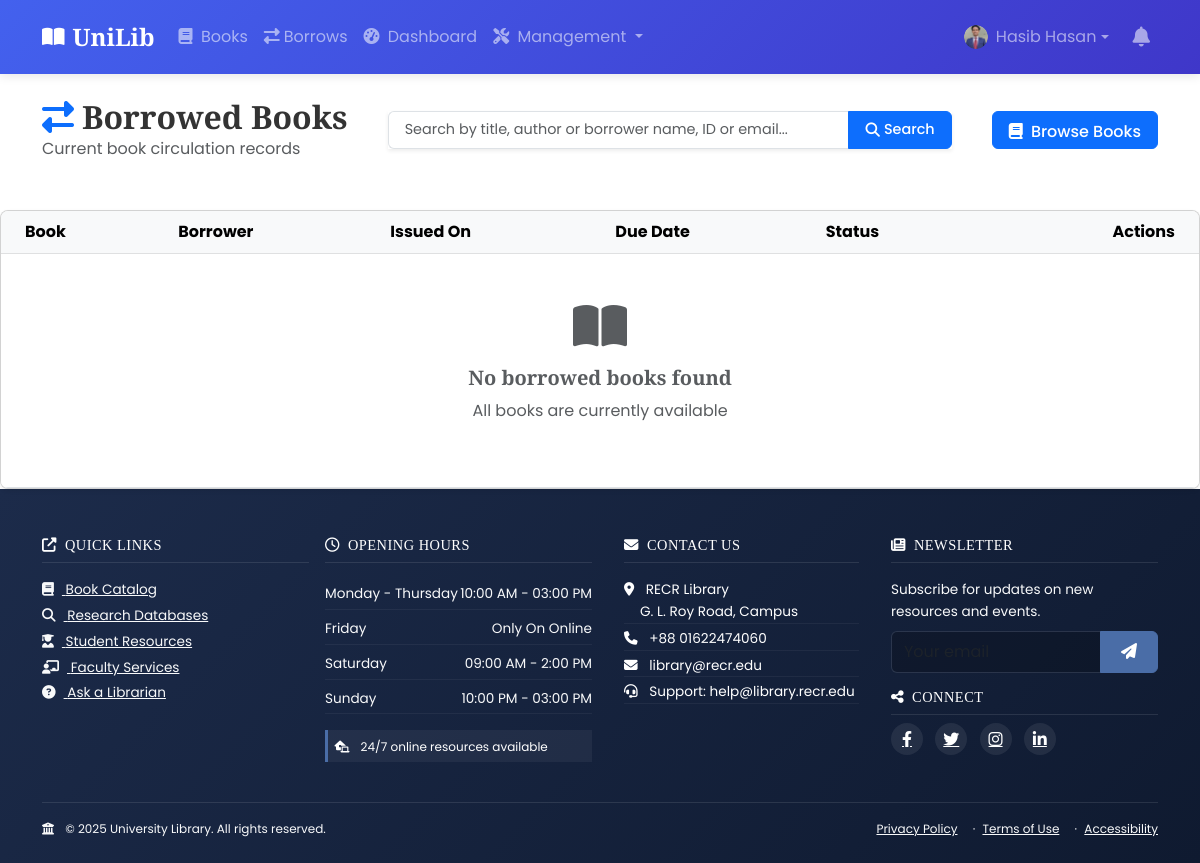
The app's page /transactions/borrows/ (signed in), older data.
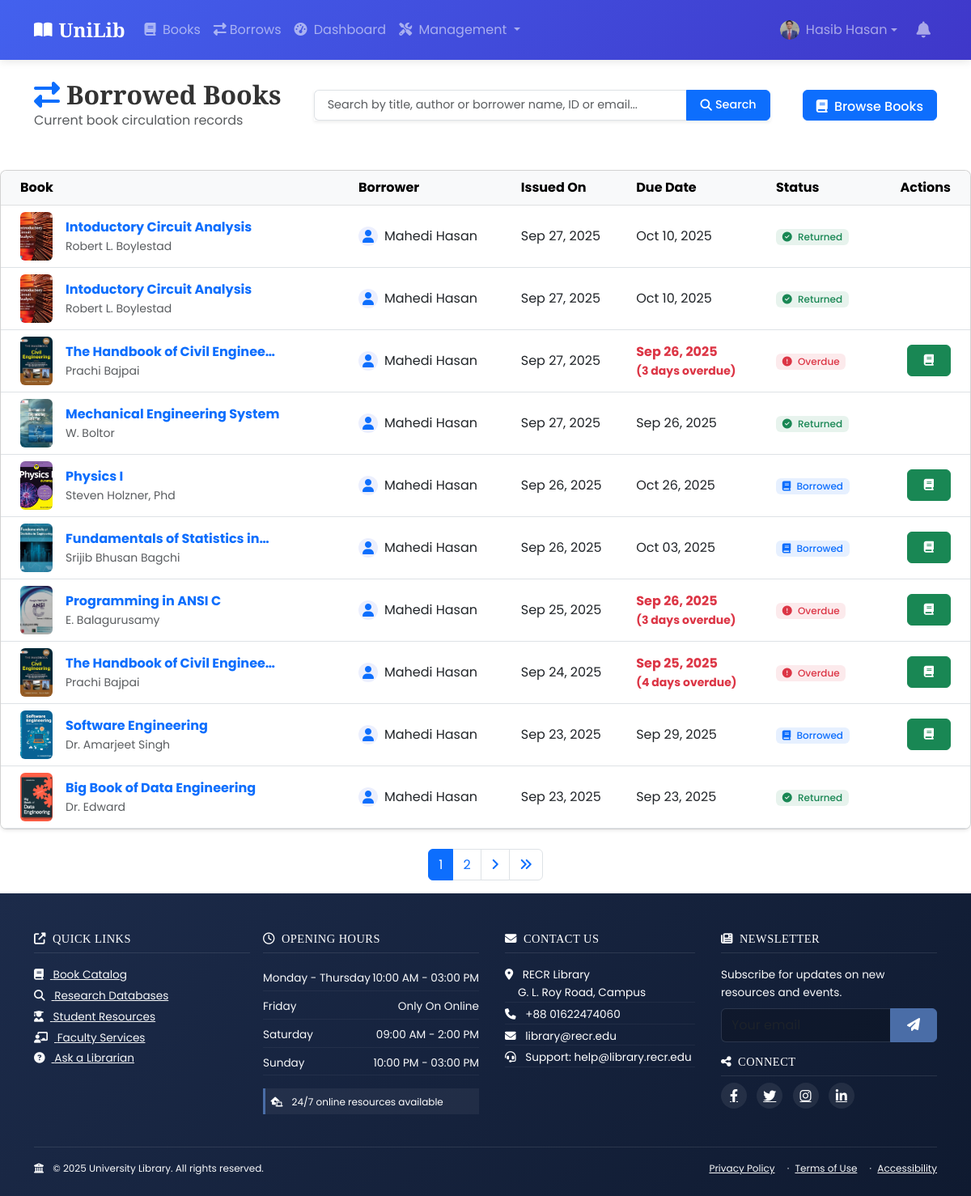
The same page, newer data.
### transactions/models.py (models this page shows, shortened)
class Borrow(models.Model):
    user = models.ForeignKey(User, on_delete=models.CASCADE, related_name='borrows')
    book = models.ForeignKey(Book, on_delete=models.CASCADE, related_name='borrows')
    issued_by = models.ForeignKey(User, on_delete=models.SET_NULL, null=True, related_name='issued_borrows')
    issue_date = models.DateField(auto_now_add=True)
    due_date = models.DateField()
    return_date = models.DateField(null=True, blank=True)
    is_returned = models.BooleanField(default=False)
    @property
    def is_overdue(self):
        return not self.is_returned and timezone.now().date() > self.due_date
    @property
    def overdue_days(self):
        if self.is_overdue:
            return (timezone.now().date() - self.due_date).days
        return 0

### books/models.py (models this page shows, shortened)
class Book(models.Model):
    title = models.CharField(max_length=200)
    author = models.CharField(max_length=100)
    isbn = models.CharField('ISBN', max_length=13, unique=True)
    publisher = models.CharField(max_length=100, blank=True)
    category = models.ForeignKey(Category, on_delete=models.SET_NULL, null=True)
    publication_date = models.DateField(null=True, blank=True)
    total_copies = models.PositiveIntegerField(default=1)
    available_copies = models.PositiveIntegerField(default=1)
    cover_image = models.ImageField(upload_to='book_covers/', blank=True, null=True)
    description = models.TextField(blank=True)
    created_at = models.DateTimeField(auto_now_add=True)
    updated_at = models.DateTimeField(auto_now=True)
    class Meta:
        ordering = ['title']

### accounts/models.py (models this page shows, shortened)
class User(AbstractUser):
    email = models.EmailField(unique=True)
    class Role(models.TextChoices):
        ADMIN = 'ADMIN', _('Admin')
        LIBRARIAN = 'LIBRARIAN', _('Librarian')
        STUDENT = 'STUDENT', _('Student')
        FACULTY = 'FACULTY', _('Faculty')
    role = models.CharField(max_length=10, choices=Role.choices, default=Role.STUDENT)
    university_id = models.CharField(max_length=20, unique=True)
    phone = models.CharField(max_length=15, blank=True)
    address = models.TextField(blank=True)
    profile_picture = models.ImageField(upload_to='profile_pics/', blank=True, null=True)
    def is_admin(self):
        return self.role == self.Role.ADMIN
    def is_librarian(self):
        return self.role == self.Role.LIBRARIAN
    def get_profile_picture(self):
        if self.profile_picture and hasattr(self.profile_picture, 'url'):
            return self.profile_picture.url
        return '/static/images/default_profile.png'

### transactions/views.py (the view, shortened to what this page needs)
# urls.py: path('borrows/', BorrowListView.as_view(), name='borrow-list'),
class BorrowListView(LoginRequiredMixin, ListView):
    model = Borrow
    template_name = 'transactions/borrow_list.html'
    context_object_name = 'borrows'
    paginate_by = 10
    def get_queryset(self):
        user = self.request.user
        queryset = Borrow.objects.all().order_by('-issue_date')
        search_query = self.request.GET.get('search', '').strip()
        if user.role in [User.Role.ADMIN, User.Role.LIBRARIAN]:
            return queryset
        return queryset.filter(user=user)

### notifications/utils.py (called while the page is built)
def notification_count(request):
    if request.user.is_authenticated:
        count = Notification.objects.filter(user=request.user, is_read=False).count()
        return {'unread_notification_count': count}
    return {}

### transactions/templates/transactions/borrow_list.html (shortened to what the changed rows need)
{% extends 'base.html' %}
{% block content %}
<div class="container py-4 animate__animated animate__fadeIn">
    <div class="d-flex flex-column flex-md-row justify-content-between align-items-center mb-4 gap-3">
        <div class="order-1 order-md-1 text-center text-md-start mb-3 mb-md-0">
            <h2 class="mb-0">
                <i class="fas fa-exchange-alt me-2 text-primary"></i>Borrowed Books
            </h2>
        </div>
    </div>
    </div>
    <div class="card shadow-sm">
        <div class="card-body p-0">
            <div class="table-responsive">
                <table class="table table-hover align-middle mb-0">
                    <thead class="table-light">
                        <tr>
                            <th class="ps-4">Book</th>
                            <th>Borrower</th>
                            <th>Issued On</th>
                            <th>Due Date</th>
                            <th>Status</th>
                            <th class="pe-4 text-end">Actions</th>
                        </tr>
                    </thead>
                    <tbody>
                        {% for borrow in borrows %}
                        <tr class="{% if borrow.is_overdue %}bg-danger-10{% elif borrow.is_returned %}bg-success-10{% endif %}">
                            <td class="ps-4">
                                <div class="d-flex align-items-center">
                                    {% if borrow.book.cover_image %}
                                    <img src="{{ borrow.book.cover_image.url }}"
                                         class="rounded me-3"
                                         alt="{{ borrow.book.title }}"
                                         style="width: 40px; height: 60px; object-fit: cover;">
                                    {% else %}
                                    <div class="rounded bg-light d-flex align-items-center justify-content-center me-3"
                                         style="width: 40px; height: 60px;">
                                        <i class="fas fa-book text-muted"></i>
                                    </div>
                                    {% endif %}
                                    <div>
                                        <a href="{% url 'book-detail' borrow.book.pk %}"
                                           class="text-primary fw-bold text-decoration-none">
                                            {{ borrow.book.title|truncatechars:30 }}
                                        </a>
                                        <p class="small text-muted mb-0">{{ borrow.book.author }}</p>
                                    </div>
                                </div>
                            </td>
                            <td>
                                <div class="d-flex align-items-center">
                                    <div class="avatar avatar-sm me-2">
                                        <i class="fas fa-user text-primary"></i>
                                    </div>
                                    {{ borrow.user.get_full_name }}
                                </div>
                            </td>
                            <td>{{ borrow.issue_date|date:"M d, Y" }}</td>
                            <td class="{% if borrow.is_overdue %}text-danger fw-bold{% endif %}">
                                {{ borrow.due_date|date:"M d, Y" }}
                                {% if borrow.is_overdue %}
                                <div class="small text-danger">({{ borrow.overdue_days }} days overdue)</div>
                                {% endif %}
                            </td>
                            <td>
                                {% if borrow.is_returned %}
                                <span class="badge bg-success bg-opacity-10 text-success">
                                    <i class="fas fa-check-circle me-1"></i> Returned
                                </span>
                                {% elif borrow.is_overdue %}
                                <span class="badge bg-danger bg-opacity-10 text-danger">
                                    <i class="fas fa-exclamation-circle me-1"></i> Overdue
                                </span>
                                {% else %}
                                <span class="badge bg-primary bg-opacity-10 text-primary">
                                    <i class="fas fa-book me-1"></i> Borrowed
                                </span>
                                {% endif %}
                            </td>
                            <td class="pe-4 text-end">
                                {% if not borrow.is_returned %}
                                <div class="btn-group btn-group-sm">
                                    <a href="{% url 'return-book' borrow.pk %}"
                                       class="btn btn-success"
                                       data-bs-toggle="tooltip"
                                       title="Return Book">
                                        <i class="fas fa-book"></i>
                                    </a>
                                </div>
                                {% endif %}
                            </td>
                        </tr>
                        {% empty %}
                        <tr>
                            <td colspan="6" class="text-center py-5">
                                <i class="fas fa-book-open fa-3x text-muted mb-3"></i>
                                <h5 class="text-muted">No borrowed books found</h5>
                                <p class="text-muted">All books are currently available</p>
                            </td>
                        </tr>
                        {% endfor %}
                    </tbody>
                </table>
            </div>
        </div>
    </div>
    {% if is_paginated %}
    <nav aria-label="Page navigation" class="mt-4">
        <ul class="pagination justify-content-center">
            {% for num in page_obj.paginator.page_range %}
            {% if page_obj.number == num %}
            <li class="page-item active">
                <a class="page-link" href="?page={{ num }}">{{ num }}</a>
            </li>
            {% elif num > page_obj.number|add:'-3' and num < page_obj.number|add:'3' %}
            <li class="page-item">
                <a class="page-link" href="?page={{ num }}">{{ num }}</a>
            </li>
            {% endif %}
            {% endfor %}
            {% if page_obj.has_next %}
            <li class="page-item">
                <a class="page-link" href="?page={{ page_obj.next_page_number }}" aria-label="Next">
                    <i class="fas fa-angle-right"></i>
                </a>
            </li>
            <li class="page-item">
                <a class="page-link" href="?page={{ page_obj.paginator.num_pages }}" aria-label="Last">
                    <i class="fas fa-angle-double-right"></i>
                </a>
            </li>
            {% endif %}
        </ul>
    </nav>
    {% endif %}
{% endblock %}

Row changes from the older to the newer data that the page shows:
added Borrow: book.cover_image (picture), book "Intoductory Circuit Analysis", book.author "Robert L. Boylestad", user.get_full_name "Mahedi Hasan", issue_date "Sep 27, 2025", due_date "Oct 10, 2025", is_returned True (drawn)
added Borrow: book.cover_image (picture), book "Intoductory Circuit Analysis", book.author "Robert L. Boylestad", user.get_full_name "Mahedi Hasan", issue_date "Sep 27, 2025", due_date "Oct 10, 2025", is_returned True (drawn)
added Borrow: book.cover_image (picture), book "The Handbook of Civil Enginee…", book.author "Prachi Bajpai", user.get_full_name "Mahedi Hasan", issue_date "Sep 27, 2025", due_date "Sep 26, 2025", overdue_days "3", shows "Overdue"
added Borrow: book.cover_image (picture), book "Mechanical Engineering System", book.author "W. Boltor", user.get_full_name "Mahedi Hasan", issue_date "Sep 27, 2025", due_date "Sep 26, 2025", is_returned True (drawn)
added Borrow: book.cover_image (picture), book "Physics I", book.author "Steven Holzner, Phd", user.get_full_name "Mahedi Hasan", issue_date "Sep 26, 2025", due_date "Oct 26, 2025", is_returned False (drawn)
added Borrow: book.cover_image (picture), book "Fundamentals of Statistics in…", book.author "Srijib Bhusan Bagchi", user.get_full_name "Mahedi Hasan", issue_date "Sep 26, 2025", due_date "Oct 03, 2025", is_returned False (drawn)
added Borrow: book.cover_image (picture), book "Programming in ANSI C", book.author "E. Balagurusamy", user.get_full_name "Mahedi Hasan", issue_date "Sep 25, 2025", due_date "Sep 26, 2025", overdue_days "3", shows "Overdue"
added Borrow: book.cover_image (picture), book "The Handbook of Civil Enginee…", book.author "Prachi Bajpai", user.get_full_name "Mahedi Hasan", issue_date "Sep 24, 2025", due_date "Sep 25, 2025", overdue_days "4", shows "Overdue"
added Borrow: book.cover_image (picture), book "Software Engineering", book.author "Dr. Amarjeet Singh", user.get_full_name "Mahedi Hasan", issue_date "Sep 23, 2025", due_date "Sep 29, 2025", is_returned False (drawn)
added Borrow: book.cover_image (picture), book "Big Book of Data Engineering", book.author "Dr. Edward", user.get_full_name "Mahedi Hasan", issue_date "Sep 23, 2025", due_date "Sep 23, 2025", is_returned True (drawn)
Text that changed along with them:
new list line: "1"
new list line: "2"
text no longer shown: "No borrowed books found All books are currently available"
